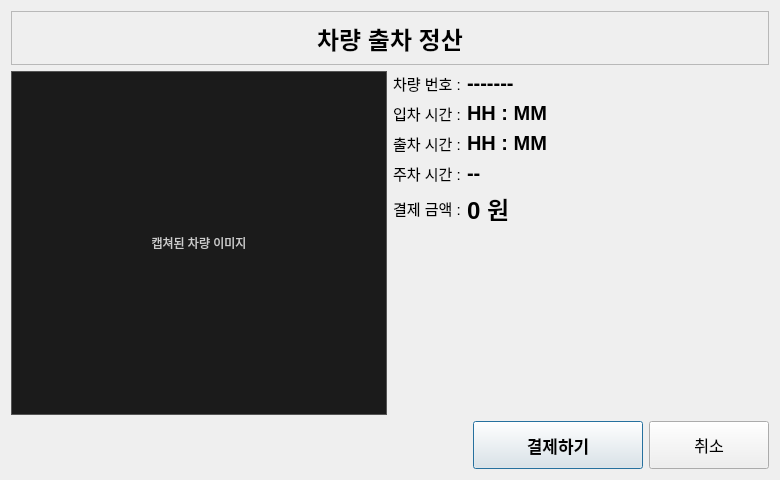
<?xml version="1.0" encoding="UTF-8"?>
<ui version="4.0">
 <class>ExitDialog</class>
 <widget class="QDialog" name="ExitDialog">
  <property name="geometry">
   <rect>
    <x>0</x>
    <y>0</y>
    <width>780</width>
    <height>480</height>
   </rect>
  </property>
  <property name="windowTitle">
   <string>차량 출차 정산</string>
  </property>
  <property name="windowModality">
   <enum>Qt::ApplicationModal</enum>
  </property>
  <property name="modal">
   <bool>true</bool>
  </property>
  <layout class="QVBoxLayout" name="mainLayout">
   <item>
    <widget class="QLabel" name="lblTitle">
     <property name="minimumSize">
      <size>
       <width>0</width>
       <height>54</height>
      </size>
     </property>
     <property name="font">
      <font>
       <pointsize>18</pointsize>
       <bold>true</bold>
      </font>
     </property>
     <property name="frameShape">
      <enum>QFrame::StyledPanel</enum>
     </property>
     <property name="text">
      <string>차량 출차 정산</string>
     </property>
     <property name="alignment">
      <set>Qt::AlignCenter</set>
     </property>
    </widget>
   </item>
   <item>
    <layout class="QHBoxLayout" name="bodyLayout">
     <item>
      <widget class="QLabel" name="lblCarImage">
       <property name="minimumSize">
        <size>
         <width>360</width>
         <height>270</height>
        </size>
       </property>
       <property name="styleSheet">
        <string notr="true">background-color: #1b1b1b; color: #cccccc; border: 1px solid #555;</string>
       </property>
       <property name="text">
        <string>캡쳐된 차량 이미지</string>
       </property>
       <property name="alignment">
        <set>Qt::AlignCenter</set>
       </property>
      </widget>
     </item>
     <item>
      <layout class="QVBoxLayout" name="infoLayout">
       <item>
        <layout class="QFormLayout" name="infoForm">
         <item row="0" column="0">
          <widget class="QLabel" name="lblCarNumberCaption">
           <property name="font">
            <font>
             <pointsize>11</pointsize>
            </font>
           </property>
           <property name="text">
            <string>차량 번호 :</string>
           </property>
          </widget>
         </item>
         <item row="0" column="1">
          <widget class="QLabel" name="lblCarNumber">
           <property name="minimumSize">
            <size>
             <width>190</width>
             <height>0</height>
            </size>
           </property>
           <property name="font">
            <font>
             <pointsize>15</pointsize>
             <bold>true</bold>
            </font>
           </property>
           <property name="text">
            <string>-------</string>
           </property>
          </widget>
         </item>
         <item row="1" column="0">
          <widget class="QLabel" name="lblEntryTimeCaption">
           <property name="font">
            <font>
             <pointsize>11</pointsize>
            </font>
           </property>
           <property name="text">
            <string>입차 시간 :</string>
           </property>
          </widget>
         </item>
         <item row="1" column="1">
          <widget class="QLabel" name="lblEntryTime">
           <property name="font">
            <font>
             <pointsize>15</pointsize>
             <bold>true</bold>
            </font>
           </property>
           <property name="text">
            <string>HH : MM</string>
           </property>
          </widget>
         </item>
         <item row="2" column="0">
          <widget class="QLabel" name="lblExitTimeCaption">
           <property name="font">
            <font>
             <pointsize>11</pointsize>
            </font>
           </property>
           <property name="text">
            <string>출차 시간 :</string>
           </property>
          </widget>
         </item>
         <item row="2" column="1">
          <widget class="QLabel" name="lblExitTime">
           <property name="font">
            <font>
             <pointsize>15</pointsize>
             <bold>true</bold>
            </font>
           </property>
           <property name="text">
            <string>HH : MM</string>
           </property>
          </widget>
         </item>
         <item row="3" column="0">
          <widget class="QLabel" name="lblParkingTimeCaption">
           <property name="font">
            <font>
             <pointsize>11</pointsize>
            </font>
           </property>
           <property name="text">
            <string>주차 시간 :</string>
           </property>
          </widget>
         </item>
         <item row="3" column="1">
          <widget class="QLabel" name="lblParkingTime">
           <property name="font">
            <font>
             <pointsize>15</pointsize>
             <bold>true</bold>
            </font>
           </property>
           <property name="text">
            <string>--</string>
           </property>
          </widget>
         </item>
         <item row="4" column="0">
          <widget class="QLabel" name="lblFeeCaption">
           <property name="font">
            <font>
             <pointsize>11</pointsize>
            </font>
           </property>
           <property name="text">
            <string>결제 금액 :</string>
           </property>
          </widget>
         </item>
         <item row="4" column="1">
          <widget class="QLabel" name="lblFee">
           <property name="font">
            <font>
             <pointsize>18</pointsize>
             <bold>true</bold>
            </font>
           </property>
           <property name="text">
            <string>0 원</string>
           </property>
          </widget>
         </item>
        </layout>
       </item>
       <item>
        <spacer name="infoBottomSpacer">
         <property name="orientation">
          <enum>Qt::Vertical</enum>
         </property>
         <property name="sizeHint" stdset="0">
          <size>
           <width>20</width>
           <height>20</height>
          </size>
         </property>
        </spacer>
       </item>
      </layout>
     </item>
    </layout>
   </item>
   <item>
    <layout class="QHBoxLayout" name="buttonLayout">
     <item>
      <spacer name="buttonSpacer">
       <property name="orientation">
        <enum>Qt::Horizontal</enum>
       </property>
       <property name="sizeHint" stdset="0">
        <size>
         <width>40</width>
         <height>20</height>
        </size>
       </property>
      </spacer>
     </item>
     <item>
      <widget class="QPushButton" name="btnPay">
       <property name="minimumSize">
        <size>
         <width>170</width>
         <height>48</height>
        </size>
       </property>
       <property name="font">
        <font>
         <pointsize>13</pointsize>
         <bold>true</bold>
        </font>
       </property>
       <property name="text">
        <string>결제하기</string>
       </property>
      </widget>
     </item>
     <item>
      <widget class="QPushButton" name="btnCancel">
       <property name="minimumSize">
        <size>
         <width>120</width>
         <height>48</height>
        </size>
       </property>
       <property name="font">
        <font>
         <pointsize>12</pointsize>
        </font>
       </property>
       <property name="text">
        <string>취소</string>
       </property>
      </widget>
     </item>
    </layout>
   </item>
  </layout>
 </widget>
 <resources/>
 <connections/>
</ui>
